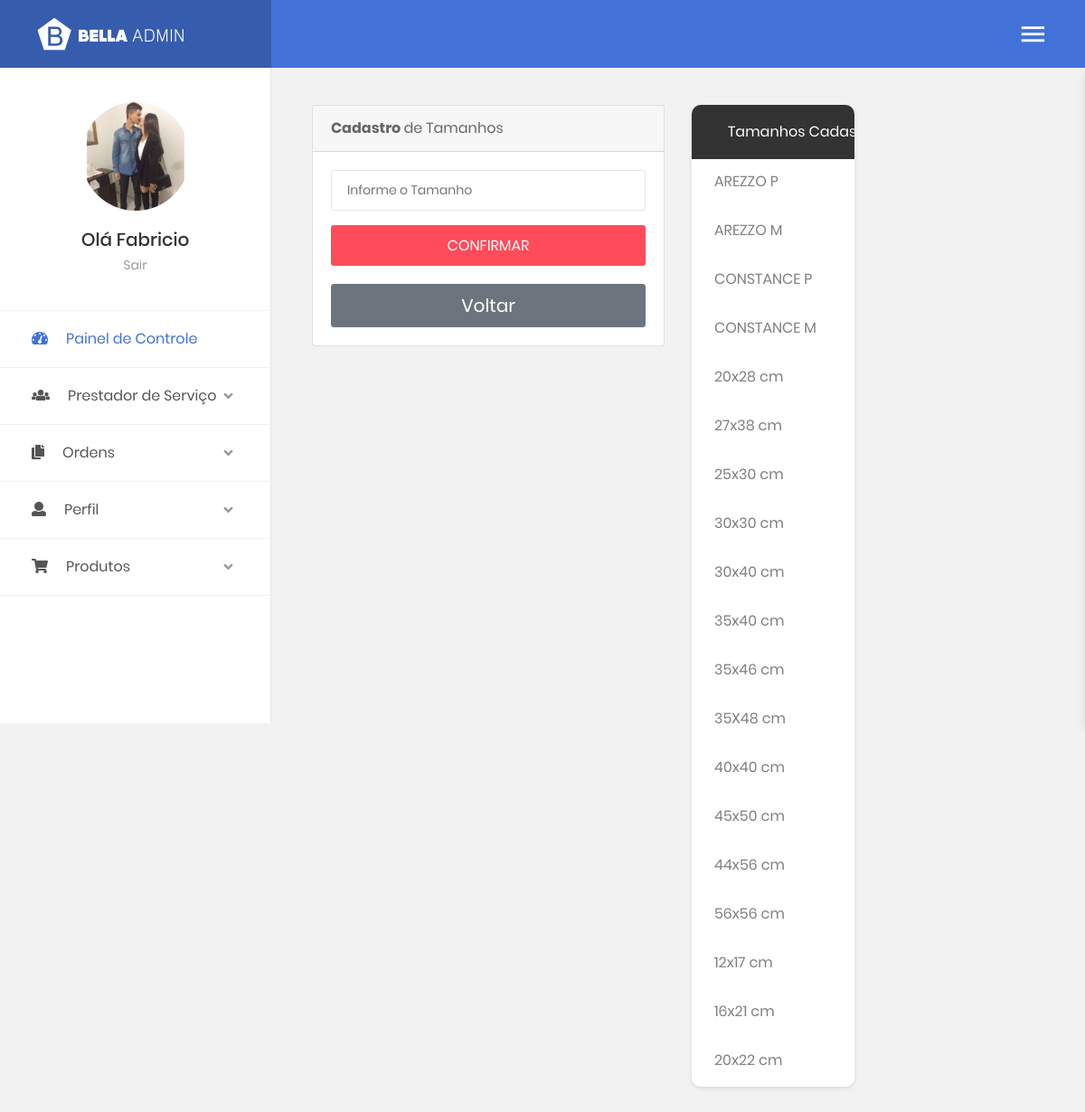
Page /sistema/cadastro_tamanho.php (signed in) on the committed database.
### tables this page shows
CREATE TABLE `order_size` (
  `size_id` int(11) NOT NULL,
  `size` varchar(20) NOT NULL
);

### sistema/cadastro_tamanho.php (the view, shortened to what this page needs)
<?php
include("class/conexao.php");
?>
    <!DOCTYPE html>
    <html lang="pt-br">
    <head>
        <link href="css/font-face.css" rel="stylesheet" media="all">
        <link href="vendor/font-awesome-4.7/css/font-awesome.min.css" rel="stylesheet" media="all">
        <link href="vendor/font-awesome-5/css/fontawesome-all.min.css" rel="stylesheet" media="all">
        <link href="vendor/mdi-font/css/material-design-iconic-font.min.css" rel="stylesheet" media="all">
        <link href="vendor/bootstrap-4.1/bootstrap.min.css" rel="stylesheet" media="all">
        <link href="vendor/animsition/animsition.min.css" rel="stylesheet" media="all">
        <link href="vendor/bootstrap-progressbar/bootstrap-progressbar-3.3.4.min.css" rel="stylesheet" media="all">
        <link href="vendor/wow/animate.css" rel="stylesheet" media="all">
        <link href="vendor/css-hamburgers/hamburgers.min.css" rel="stylesheet" media="all">
        <link href="vendor/slick/slick.css" rel="stylesheet" media="all">
        <link href="vendor/select2/select2.min.css" rel="stylesheet" media="all">
        <link href="vendor/perfect-scrollbar/perfect-scrollbar.css" rel="stylesheet" media="all">
        <link href="vendor/vector-map/jqvmap.min.css" rel="stylesheet" media="all">
        <link href="css/theme.css" rel="stylesheet" media="all">
    </head>
    <body class="animsition">
        <div class="page-wrapper">
            <?php
            if ($_SESSION['acess_level'] == 1) {
                include ("menusidebar_padrao.php");
            }
            else {
               include ("menusidebar.php");
           }
           ?>
           <div class="page-container2">
            <?php include ("headerdesktop.php");?>
            <div class="main-content">
                <div class="section__content section__content--p30">
                    <div class="container-fluid">
                        <div class="row">
                            <div class="col-lg-6">
                                <?php
    $sql_code = "SELECT * FROM order_size";
    $sql_query = $mysqli->query($sql_code) or die($mysqli->error);
    $linha = $sql_query->fetch_assoc();
    ?>
                                <div class="card">
                                    <div class="card-header">
                                        <strong>Cadastro </strong> de Tamanhos
                                    </div>
                                    <div class="card-body card-block">
                                        <form action="" method="post" class="form-horizontal">
                                            <div class="form-group">
                                                <input required="required" value="" id="size" class="au-input au-input--full" type="text" name="size" placeholder="Informe o Tamanho">
                                            </div>
                                            <button class="au-btn au-btn--block au-btn--green m-b-20" type="submit" name="confirmar" id="confirmar" value="confirmar">Confirmar</button>
                                            <button href="index.php?p=inicial" type="button" class="btn btn-secondary btn-lg btn-block">Voltar</button>
                                        </form>
                                    </div>
                                </div>
                            </div>
                            <div class="col-md-3">
                                <div class="table-responsive table--no-card m-b-30">
                                    <table class="table table-borderless table-striped table-earning">
                                        <thead>
                                            <tr>
                                                <th>Tamanhos Cadastrados</th>
                                            </tr>
                                        </thead>
                                        <?php
                                        do {
                                            ?>
                                            <tbody>
                                                <tr>
                                                    <td ><?php echo $linha['size']; ?></td>
                                                </tr>
                                            </tbody>
                                        <?php }while($linha = $sql_query->fetch_assoc()); ?>
                                    </table>
                                </div>
                            </div>
                        </div>
                    </div>
                </div>
            </div>
        </div>
    </div>
</body>
</html>

### sistema/menusidebar_padrao.php (shortened to what this page needs)
<aside class="menu-sidebar2">
    <div class="logo">
        <a href="index.php">
            <img src="images/icon/logo_white.png" alt="Bella Admin" />
        </a>
    </div>
    <div class="menu-sidebar2__content js-scrollbar1">
        <div class="account2">
            <div class="image img-cir img-120">
                <img src="images/<?php echo $_SESSION['photo_user']; ?>" />
            </div>
            <h4 class="name">
                Olá <?php echo $_SESSION['name']; ?>
            </h4>
            <a href="logout.php">Sair</a>
        </div>
        <nav class="navbar-sidebar2">
            <ul class="list-unstyled navbar__list">
                <li class="active has-sub">
                    <a class="js-arrow" href="index.php">
                        <i class="fas fa-tachometer-alt"></i>Painel de Controle
                    </a>
                </li>
                    <li class="has-sub">
                        <a class="js-arrow" href="#">
                            <i class="fas fa-users"></i>Prestador de Serviço
                            <span class="arrow">
                                <i class="fas fa-angle-down"></i>
                            </span>
                        </a>
                            </li>
                            <li class="has-sub">
                                <a class="js-arrow" href="#">
                                    <i class="fas fa-copy"></i>Ordens
                                    <span class="arrow">
                                        <i class="fas fa-angle-down"></i>
                                    </span>
                                </a>
                                        </li>
                                        <li class="has-sub">
                                            <a class="js-arrow" href="#">
                                                <i class="fas fa-user
                                                "></i>Perfil
                                                <span class="arrow">
                                                    <i class="fas fa-angle-down"></i>
                                                </span>
                                            </a>
                                            </li>
                                            <li class="has-sub">
                                                <a class="js-arrow" href="#">
                                                    <i class="fas  fa-shopping-cart"></i>Produtos
                                                    <span class="arrow">
                                                        <i class="fas fa-angle-down"></i>
                                                    </span>
                                                </a>
                                                                        </li>
                                                                    </ul>
                                                                </nav>
                                                            </div>
                                                        </aside>

### sistema/headerdesktop.php (shortened to what this page needs)
<header class="header-desktop2">
    <div class="section__content section__content--p30">
        <div class="container-fluid">
            <div class="header-wrap2">
                <div class="header-button2">
                    <div class="header-button-item mr-0 js-sidebar-btn">
                        <i class="zmdi zmdi-menu"></i>
                    </div>
                                        </div>
                                    </div>
                                </div>
                            </header>

### sistema/cadastro_tamanho.php (style rules this page uses)
.table-earning tbody td { padding: 12px 25px!important; }

### rows in the picture
order_size: size "AREZZO P"
order_size: size "AREZZO M"
order_size: size "CONSTANCE P"
order_size: size "CONSTANCE M"
order_size: size "20x28 cm"
order_size: size "27x38 cm"
order_size: size "25x30 cm"
order_size: size "30x30 cm"
order_size: size "30x40 cm"
order_size: size "35x40 cm"
order_size: size "35x46 cm"
order_size: size "35X48 cm"
order_size: size "40x40 cm"
order_size: size "45x50 cm"
order_size: size "44x56 cm"
order_size: size "56x56 cm"
order_size: size "12x17 cm"
order_size: size "16x21 cm"
order_size: size "20x22 cm"

### other values in the picture
$_SESSION['name'] "Fabricio"
